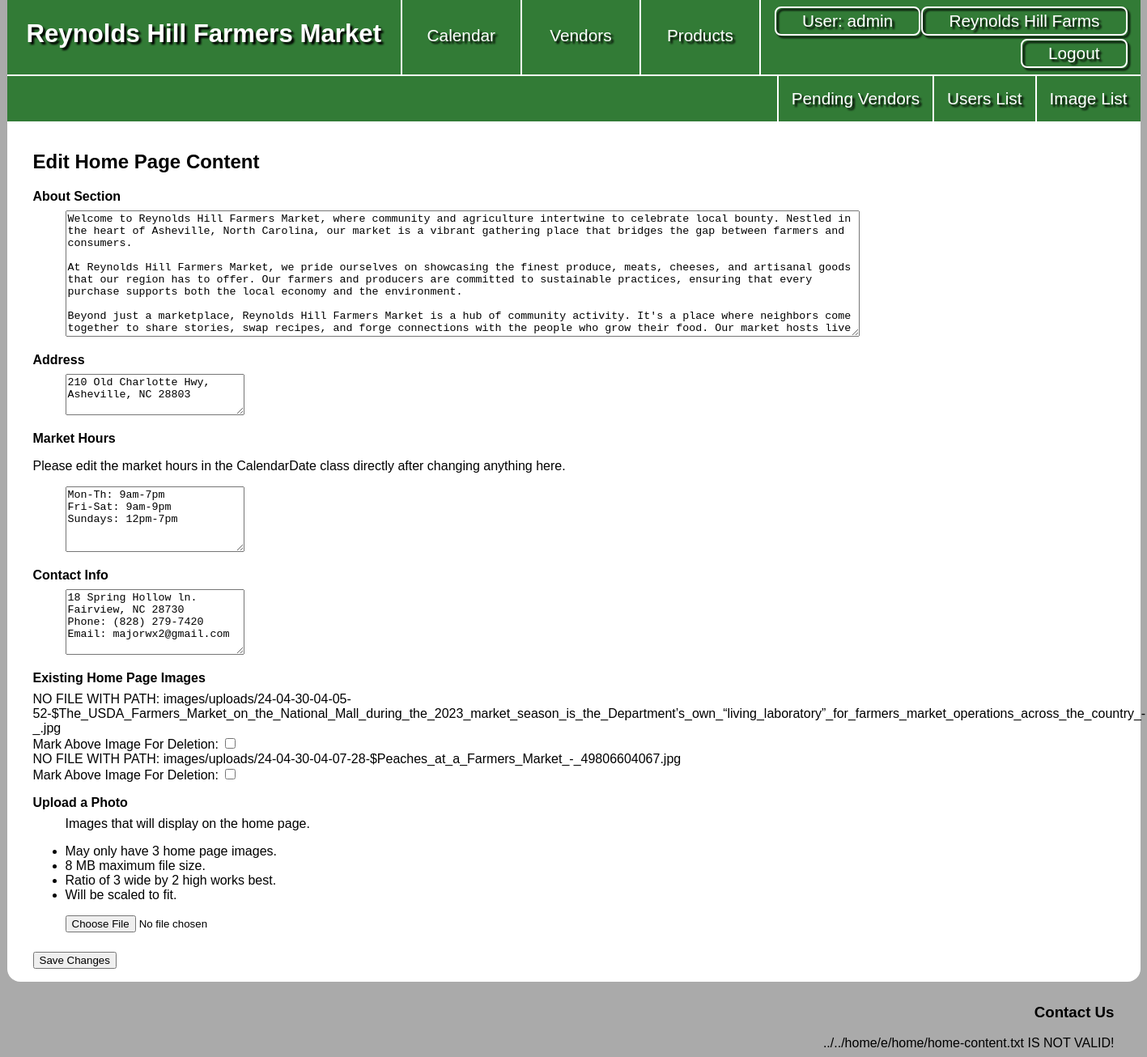
Page /home/edit.php (signed in) on the committed database.
### tables this page shows
CREATE TABLE `images` (
  `image_id` int NOT NULL,
  `im_user_id` int NOT NULL,
  `content` varchar(255) NOT NULL,
  `upload_date` datetime NOT NULL DEFAULT CURRENT_TIMESTAMP,
  `alt_text` text,
  `im_vendor_id` int DEFAULT NULL,
  `im_product_id` int DEFAULT NULL,
  `image_purpose` varchar(255) DEFAULT NULL
);

### private/classes/DatabaseObject.class.php (called while the page is built, shortened)
<?php
class DatabaseObject {
  static protected $database;
  static public function set_database($database) {
    self::$database = $database;
  }
  static public function find_by_sql($sql) {
    $result = self::$database->query($sql);
    $object_array = [];
    while($record = $result->fetch_assoc()) {
      $object_array[] = static::instantiate($record);
    }
    if(count($object_array) > 0){
      return $object_array;
    } else {
      return false;
    }
  }
  static protected function instantiate($record) {
    $object = new static;
    foreach($record as $property => $value) {
      if(property_exists($object, $property)) {
        $object->$property = $value;
      }
    }
    return $object;
  }
}
?>

### public/home/edit.php (the view, shortened to what this page needs)
<?php require_once('../../private/initialize.php');
$readFile = fopen("home-content.txt", "r");
$about_section_content = "";
$address_content = "";
$market_hour_content = "";
$contact_info_content = "";
$line = trim(fgets($readFile));
while (!feof($readFile) && $line != '#Address') {
  $about_section_content .= $line . "\n";
  $line = trim(fgets($readFile));
}
$about_section_content = trim($about_section_content);
$line = trim(fgets($readFile));
while (!feof($readFile) && $line != '#Market Hours') {
  $address_content .= $line . "\n";
  $line = trim(fgets($readFile));
}
$address_content = trim($address_content);
$line = trim(fgets($readFile));
while (!feof($readFile) && $line != '#Contact Info') {
  $market_hour_content .= $line . "\n";
  $line = trim(fgets($readFile));
}
$market_hour_content = trim($market_hour_content);
$line = trim(fgets($readFile));
while (!feof($readFile)) {
  $contact_info_content .= $line . "\n";
  $line = trim(fgets($readFile));
}
$contact_info_content = trim($contact_info_content);
$home_page_images = Image::find_by_purpose('home_page');
$num_home_page_images = 0;
if ($home_page_images) {
  $num_home_page_images = count($home_page_images);
}
?>
<?php include(SHARED_PATH . '/public_header.php'); ?>
<main>
  <h2>Edit Home Page Content</h2>
  <form action="<?php echo url_for('/home/edit.php'); ?>" method="post" enctype="multipart/form-data">
    <dl>
      <dt>About Section</dt>
      <dd>
        <textarea id="about-section" name="about-section" rows="10" cols="120"><?php echo $about_section_content; ?></textarea>
      </dd>
      <dt>Address</dt>
      <dd>
        <textarea id="address" name="address" rows="3" cols="25"><?php echo $address_content; ?></textarea>
      </dd>
      <dt>Market Hours</dt>
      <p>Please edit the market hours in the CalendarDate class directly after changing anything here.</p>
      <dd>
        <textarea id="market-hours" name="market-hours" rows="5" cols="25"><?php echo $market_hour_content; ?></textarea>
      </dd>
      <dt>Contact Info</dt>
      <dd>
        <textarea id="contact-info" name="contact-info" rows="5" cols="25"><?php echo $contact_info_content; ?></textarea>
      </dd>
      <?php
      if ($home_page_images) { ?>
        <dl>
          <dt>Existing Home Page Images</dt>
          <?php
          foreach ($home_page_images as $home_page_image) {
            echo '<div>';
            $home_page_image->print_image(600, 400);
            echo '<br>';
            echo '<label for="image-' . $home_page_image->image_id . '-delete">Mark Above Image For Deletion: </label>';
            echo '<input type="checkbox" id="image-' . $home_page_image->image_id . '-delete" name="delete_home_image[' . $home_page_image->image_id . ']">';
            echo '</div>';
          }
          ?>
        </dl>
      <?php
      }
      ?>
      <?php
      if ($num_home_page_images < 3) { ?>
        <dt>Upload a Photo</dt>
        <dd>Images that will display on the home page.</dd>
        <ul>
          <li>May only have 3 home page images.</li>
          <li>8 MB maximum file size.</li>
          <li>Ratio of 3 wide by 2 high works best.</li>
          <li>Will be scaled to fit.</li>
        </ul>
        <dd>
          <input type="file" id="home-page-image" name="home-page-image">
        </dd>
      <?php
      }
      ?>
    </dl>
    <input type="submit" value="Save Changes">
  </form>
</main>
<?php include(SHARED_PATH . '/public_footer.php'); ?>

### private/classes/Image.class.php (shortened to what this page needs)
<?php
class Image extends DatabaseObject {
  static protected $table_name = 'images';
  public $content;
  static public $public_image_path = 'images/uploads/';
  static public function find_by_purpose($image_purpose) {
    $sql = "SELECT * FROM " . static::$table_name . " ";
    $sql .= "WHERE image_purpose = '" . $image_purpose . "';";
    return static::find_by_sql($sql);
  }
  public function print_image($max_width, $max_height, $grow=true) {
    if(!file_exists(path_to_public() . Image::$public_image_path . $this->content)) {
      echo "NO FILE WITH PATH: " . path_to_public() . Image::$public_image_path . $this->content;
      return false;}
  }
}

### public/css/styles.css (style rules this page uses)
* { box-sizing: border-box; }
html { font: 16px Verdana, Geneva, Tahoma, sans-serif; }
body { background-color: #aaa; margin: 0; }
main { padding: 1rem 2rem; }
main input[type="submit"] { margin-top: .5rem; }
dt { font-weight: bold; margin: 1rem 0 .5rem; }

### rows in the picture
images: content "24-04-30-04-05-52-$The_USDA_Farmers_Market_on_the_National_Mall_during_the_2023_market_season_is_the_Department’s_own_“living_laboratory”_for_farmers_market_operations_across_the_country_-_.jpg"
images: content "24-04-30-04-07-28-$Peaches_at_a_Farmers_Market_-_49806604067.jpg"

### other values in the picture
$session->display_name "admin"
$session->active_vendor_name "Reynolds Hill Farms"
$filepath "../../home/e/home/home-content.txt"
